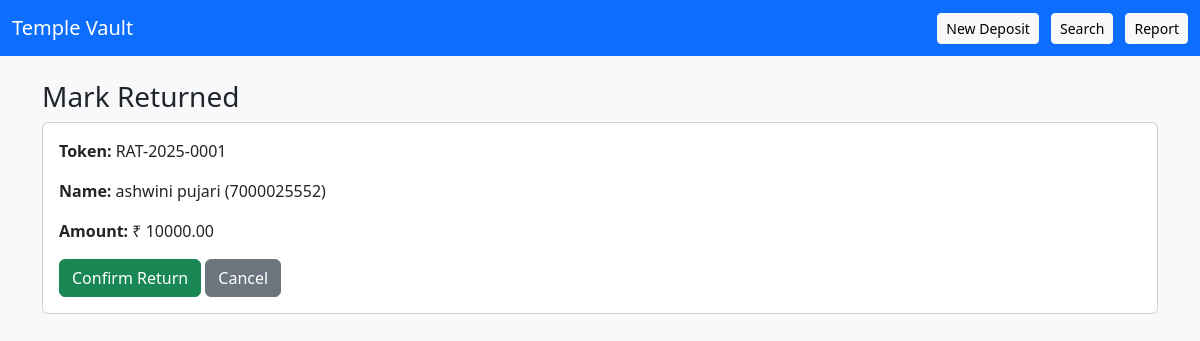
/return/RAT-2025-0001/ (signed in), run on the app's committed database.
### vault/models.py (models this page shows, shortened)
class Deposit(models.Model):
    STATUS_CHOICES = [
        ('HELD','Held in Temple'),
        ('RETURNED','Returned to Devotee'),
        ('CANCELLED','Cancelled'),
    ]
    devotee = models.ForeignKey(Devotee, on_delete=models.PROTECT, related_name='deposits')
    amount = models.DecimalField(max_digits=10, decimal_places=2, validators=[MinValueValidator(1)])
    token = models.CharField(max_length=20, unique=True, db_index=True)
    diwali_year = models.IntegerField(help_text='Diwali cycle year (e.g., 2025)')
    received_at = models.DateTimeField(default=timezone.now)
    status = models.CharField(max_length=10, choices=STATUS_CHOICES, default='HELD')
    returned_at = models.DateTimeField(null=True, blank=True)
    remarks = models.CharField(max_length=200, blank=True)
    comment_choice = models.CharField(max_length=50, blank=True, null=True)
    form_filler_name = models.CharField(max_length=120, blank=True, null=True)
    quantity = models.PositiveIntegerField(default=1)

class Devotee(models.Model):
    name = models.CharField(max_length=200)
    phone = models.CharField(max_length=15)
    aadhaar_hash = models.CharField(max_length=64)   # ✅ SHA256 hash
    aadhaar_last4 = models.CharField(max_length=4, blank=True, null=True)
    address = models.TextField(blank=True, null=True)
    email = models.EmailField(blank=True, null=True)
    created_at = models.DateTimeField(auto_now_add=True)   # ✅ added timestamp

### vault/views.py (the view)
# urls.py: path('return/<str:token>/', views.mark_returned, name='mark_returned'),
@login_required(login_url='/login/')
def mark_returned(request, token):
    deposit = get_object_or_404(Deposit, token=token)
    if request.method == 'POST':
        deposit.status = 'RETURNED'
        deposit.returned_at = timezone.now()
        deposit.save()
        messages.success(request, f'Returned: {deposit.token}')
        return redirect('receipt', token=deposit.token)
    return render(request, 'vault/mark_returned.html', {'d': deposit})

### vault/templates/vault/mark_returned.html (shortened to what this page needs)
{% extends 'vault/base.html' %}
{% block content %}
<h3>Mark Returned</h3>
<div class="card p-3">
  <p><strong>Token:</strong> {{ d.token }}</p>
  <p><strong>Name:</strong> {{ d.devotee.name }} ({{ d.devotee.phone }})</p>
  <p><strong>Amount:</strong> ₹ {{ d.amount }}</p>
  <form method="post">
    <button class="btn btn-success">Confirm Return</button>
    <a class="btn btn-secondary" href="/receipt/{{ d.token }}/">Cancel</a>
  </form>
</div>
{% endblock %}

### data on the page
Deposit: token "RAT-2025-0001", devotee.name "ashwini pujari", devotee.phone "7000025552", amount "10000.00"
